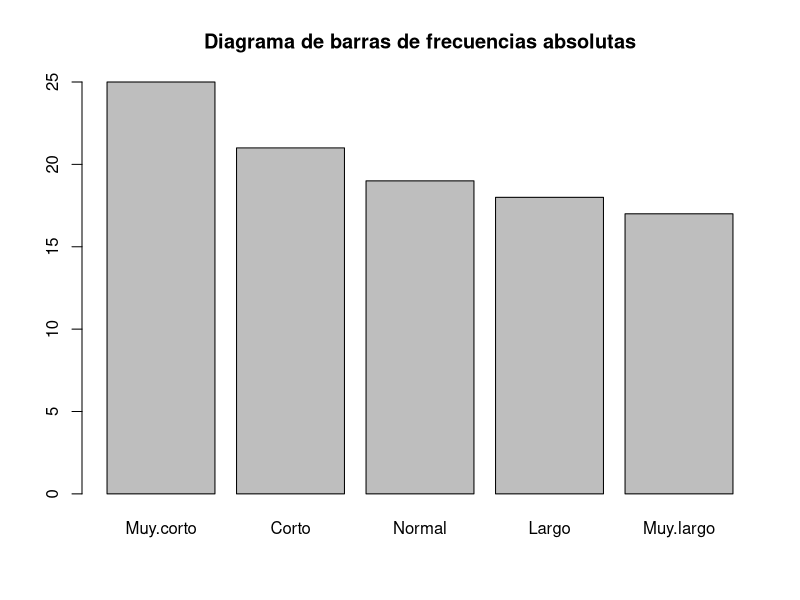
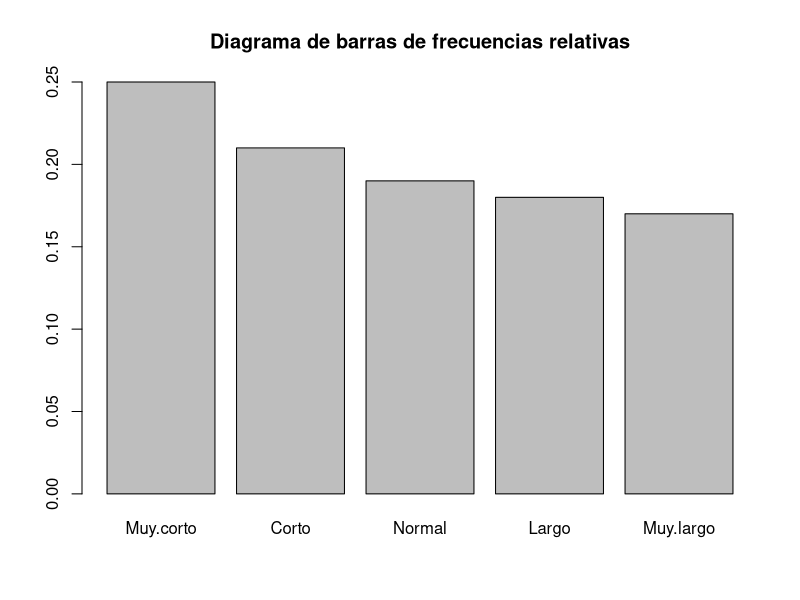
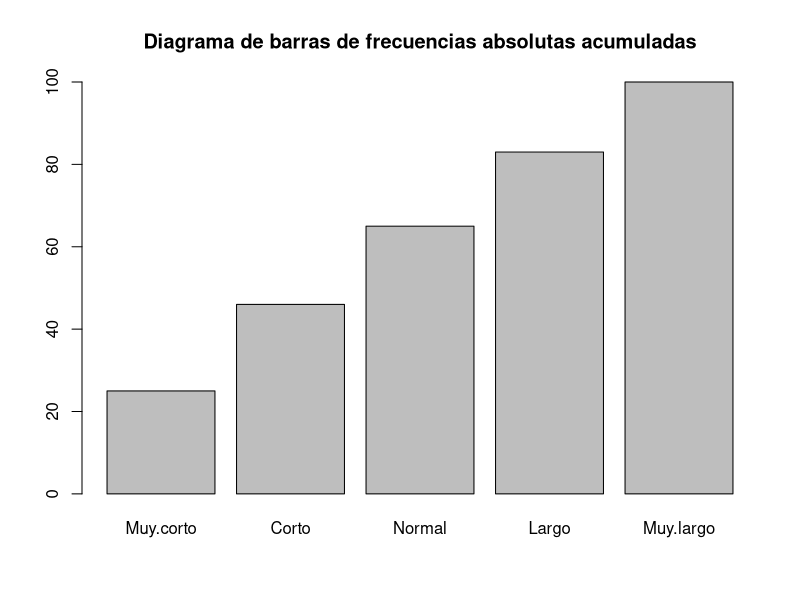
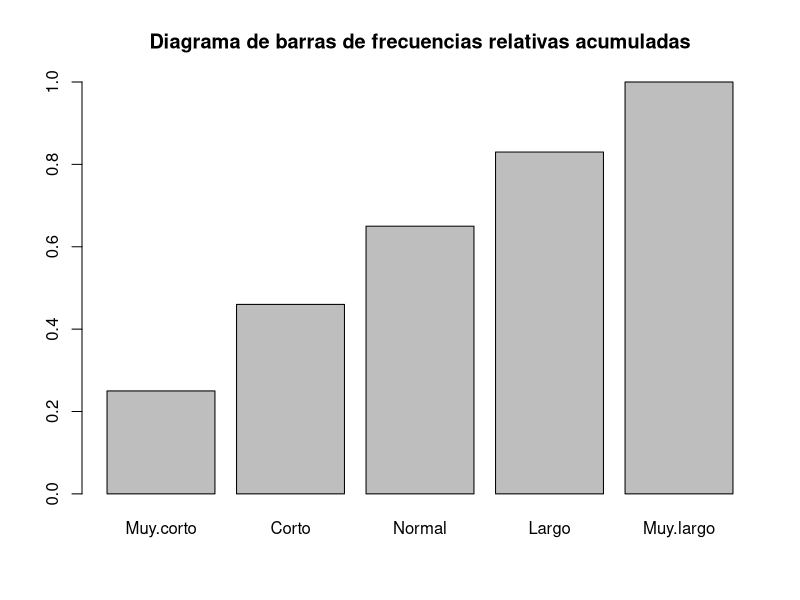
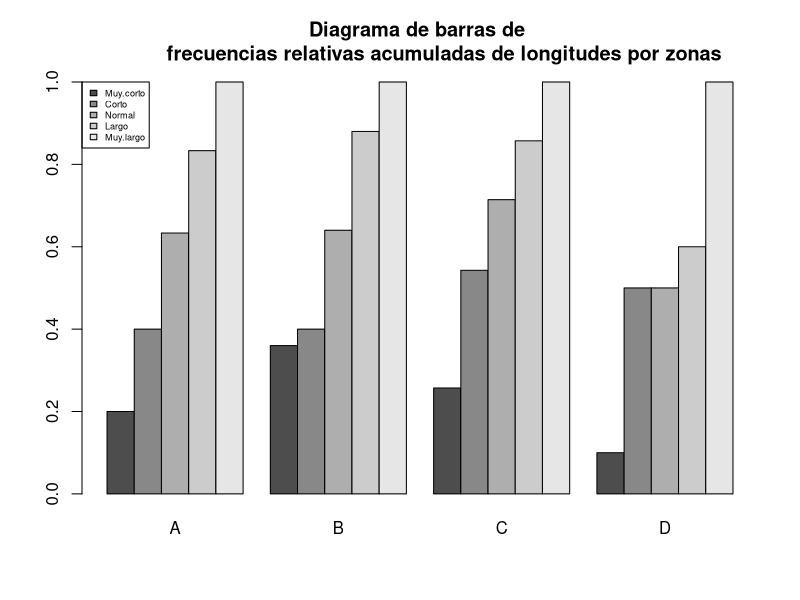
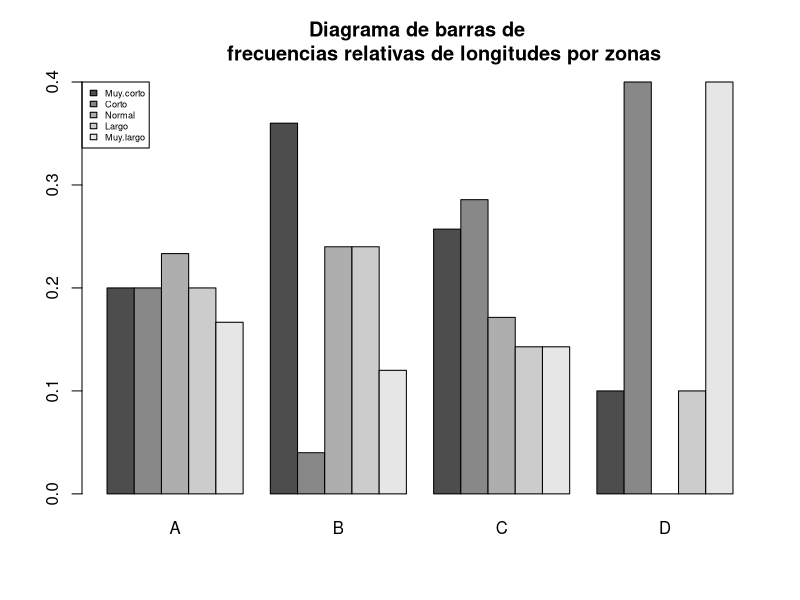

The R script that drew these images, in order:
## ---- chunk 1
longitud = ordered(
  c("Corto", "Normal", "Muy.corto", "Muy.corto", "Normal", "Corto", "Largo", "Muy.corto", "Muy.largo", "Normal", "Corto", "Largo", "Muy.largo", "Largo", "Muy.largo", "Largo", "Corto", "Normal", "Largo", "Muy.largo", "Corto", "Normal", "Muy.corto", "Muy.corto", "Largo", "Normal", "Corto", "Muy.largo", "Normal", "Muy.corto", "Muy.corto", "Muy.largo", "Muy.corto", "Normal", "Normal", "Largo", "Muy.corto", "Muy.corto", "Normal", "Muy.corto", "Muy.largo", "Largo", "Normal", "Normal", "Largo", "Muy.corto", "Muy.largo", "Muy.corto", "Muy.corto", "Largo", "Normal", "Corto", "Muy.corto", "Largo", "Largo", "Muy.largo", "Corto", "Largo", "Corto", "Normal", "Normal", "Corto", "Muy.largo", "Muy.corto", "Corto", "Muy.corto", "Largo", "Largo", "Muy.corto", "Normal", "Corto", "Corto", "Muy.largo", "Muy.corto", "Muy.corto", "Normal", "Largo", "Corto", "Normal", "Muy.corto", "Corto", "Largo", "Muy.corto", "Corto", "Muy.corto", "Muy.largo", "Muy.largo", "Muy.corto", "Normal", "Corto", "Muy.largo", "Muy.corto", "Corto", "Muy.largo", "Corto", "Largo", "Corto", "Corto", "Muy.largo", "Muy.largo"), 
  levels = c("Muy.corto", "Corto", "Normal", "Largo", "Muy.largo")
)
## ---- chunk 2
Fr.Abs = table(longitud)
Fr.Abs
barplot(Fr.Abs, main = "Diagrama de barras de frecuencias absolutas")
## ---- chunk 3
Fr.Rel = prop.table(Fr.Abs)
Fr.Rel
barplot(Fr.Rel, main = "Diagrama de barras de frecuencias relativas")
## ---- chunk 4
Fr.Acum = cumsum(Fr.Abs)
Fr.Acum
barplot(Fr.Acum, main = "Diagrama de barras de frecuencias absolutas acumuladas")
## ---- chunk 5
Fr.RAcum = cumsum(Fr.Rel)
Fr.RAcum
barplot(Fr.RAcum, main = "Diagrama de barras de frecuencias relativas acumuladas")
## ---- chunk 6
zonas = rep(c("A","B","C","D"), c(30,25,35,10))
jirafas = data.frame(zonas,longitud)
str(jirafas)
head(jirafas)
table(jirafas)
## ---- chunk 7
apply(table(jirafas), MARGIN = 1, FUN = cumsum)
t(apply(table(jirafas), MARGIN = 1, FUN = cumsum))
## ---- chunk 8
Diagrama = apply(prop.table(table(jirafas), margin = 1), MARGIN = 1, FUN = cumsum)
barplot(Diagrama, beside = TRUE, legend = TRUE, main = "Diagrama de barras de 
        frecuencias relativas acumuladas de longitudes por zonas",
args.legend=list(x="topleft", cex=0.55))

Diagrama = t(prop.table(table(jirafas), margin = 1))
barplot(Diagrama, beside = TRUE, legend = TRUE, main = "Diagrama de barras de 
        frecuencias relativas de longitudes por zonas",
args.legend=list(x="topleft", cex=0.55))
